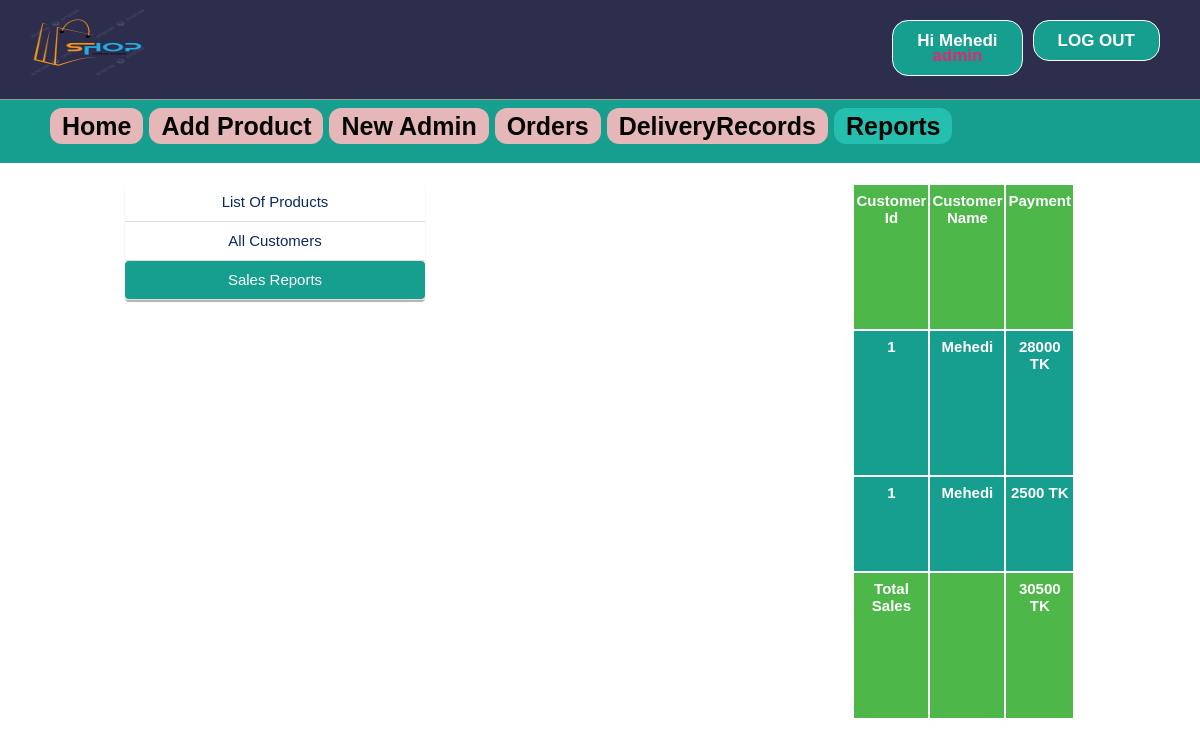
The app's page /admin/sales_report.php (signed in) with its own data.
### tables this page shows
CREATE TABLE `orders` (
  `id` int(11) NOT NULL,
  `uid` int(11) NOT NULL,
  `pid` int(11) NOT NULL,
  `quantity` int(11) NOT NULL,
  `oplace` text NOT NULL,
  `mobile` varchar(15) NOT NULL,
  `dstatus` varchar(10) NOT NULL DEFAULT 'no',
  `odate` date NOT NULL,
  `ddate` date NOT NULL,
  `delivery` varchar(30) NOT NULL
);

CREATE TABLE `user` (
  `id` int(11) NOT NULL,
  `firstName` varchar(25) NOT NULL,
  `lastName` varchar(25) NOT NULL,
  `email` varchar(100) NOT NULL,
  `mobile` varchar(20) NOT NULL,
  `address` varchar(120) NOT NULL,
  `password` varchar(100) NOT NULL,
  `confirmCode` varchar(10) NOT NULL,
  `activation` varchar(10) NOT NULL DEFAULT 'no'
);

CREATE TABLE `products` (
  `id` int(11) NOT NULL,
  `pName` varchar(100) NOT NULL,
  `price` int(11) NOT NULL,
  `piece` int(11) NOT NULL,
  `description` text NOT NULL,
  `available` int(11) NOT NULL,
  `category` varchar(100) NOT NULL,
  `type` varchar(100) NOT NULL,
  `item` varchar(100) NOT NULL,
  `pCode` varchar(20) NOT NULL,
  `picture` text NOT NULL
);

### admin/sales_report.php (the view, shortened to what this page needs)
<?php include ( "../inc/connect.inc.php" ); ?>
<?php
if (!isset($_SESSION['admin_login'])) {
	header("location: login.php");
	$user = "";
}
else {
	$user = $_SESSION['admin_login'];
	$result = mysqli_query($con, "SELECT * FROM admin WHERE id='$user'");
		$get_user_email = mysqli_fetch_assoc($result);
			$uname_db = $get_user_email['firstName'];
			$utype_db=$get_user_email['type'];
}
?>
<!doctype html>
<html>
	<head>
		<link rel="stylesheet" type="text/css" href="../css/style.css">
	</head>
	<body class="home-welcome-text" style="background-image: url(../image/homebackgrndimg2.png);">
		<div class="homepageheader">
			<div class="signinButton loginButton">
				<div class="uiloginbutton signinButton loginButton" style="margin-right: 40px;">
					<?php
						if ($user!="") {
							echo '<a style="text-decoration: none;color: #fff;" href="logout.php">LOG OUT</a>';
						}
					 ?>
				</div>
				<div class="uiloginbutton signinButton loginButton">
					<?php
						if ($user!="") {
							echo '<a style="text-decoration: none;color: #fff;" href="login.php">Hi '.$uname_db.'</br><span style="color: #de2a74">'.$utype_db.'</span></a>';
						}
						else {
							echo '<a style="text-decoration: none;color: #fff;" href="login.php">LOG IN</a>';
						}
					 ?>
				</div>
			</div>
			<div style="float: left; margin: 5px 0px 0px 23px;">
				<a href="index.php">
					<img style=" height: 75px; width: 130px;" src="../image/logo.png">
				</a>
			</div>
		</div>
		<div class="categolis">
			<table>
				<tr>
					<th>
						<a href="index.php" style="text-decoration: none;color: #040403;padding: 4px 12px;background-color: #e6b7b8;border-radius: 12px;">Home</a>
					</th>
					<th><a href="addproduct.php" style="text-decoration: none;color: #040403;padding: 4px 12px;background-color: #e6b7b8;border-radius: 12px;">Add Product</a></th>
					<th><a href="newadmin.php" style="text-decoration: none;color: #040403;padding: 4px 12px;background-color: #e6b7b8;border-radius: 12px;">New Admin</a></th>
					<th><a href="orders.php" style="text-decoration: none;color: #040403;padding: 4px 12px;background-color: #e6b7b8;border-radius: 12px;">Orders</a></th>
					<th><a href="DeliveryRecords.php" style="text-decoration: none;color:  #040403;padding: 4px 12px;background-color: #e6b7b8;border-radius: 12px;">DeliveryRecords</a></th>
					<th><a href="report.php" style="text-decoration: none;color: #040403;padding: 4px 12px;background-color: #24bfae;border-radius: 12px;">Reports</a></th>
				</tr>
			</table>
		</div>
		<div style="margin-top: 20px;">
			<div style="width: 950px; margin: 0 auto;">
				<ul>
					<li style="float: left;">
						<div class="settingsleftcontent">
							<ul>
								<ul>
								<li><?php echo '<a href="report.php" >List Of Products</a>'; ?></li>
								<li><?php echo '<a href="all_customer.php" >All Customers</a>'; ?></li>
								<li><?php echo '<a href="sales_report.php" style=" background-color: #169e8f; border-radius: 4px; color: #fff;">Sales Reports</a>'; ?></li>
							</ul>
							</ul>
						</div>
					</li>
					<li style="float: right; background-color: #fff;">
						<div>
							<table class="rightsidemenu">
								<tr style="font-weight: bold;" colspan="10" bgcolor="#4DB849">
									<th>Customer Id</th>
									<th>Customer Name</th>
									<th>Payment</th>
								</tr>
								<tr>
									<?php include ( "../inc/connect.inc.php");
									$total = 0;
									$query = "SELECT * FROM orders WHERE dstatus='yes' ORDER BY id DESC";
									$run = mysqli_query($con, $query);
									while ($row=mysqli_fetch_assoc($run)) {
										$uid = $row['uid'];
										$productId = $row['pid'];
										$quantity = $row['quantity'];
										$query1 = "SELECT * FROM user WHERE id='$uid'";
										$run1 = mysqli_query($con, $query1);
										$row1=mysqli_fetch_assoc($run1);
										$FirstName = $row1['firstName'];
										$query2 = "SELECT * FROM products WHERE id='$productId'";
										$run2 = mysqli_query($con, $query2);
										$row2=mysqli_fetch_assoc($run2);
										$pPrice = $row2['price'];
										$payment = $pPrice * $quantity;
										$total+=$payment;
									 ?>
									<th><?php echo $uid; ?></th>
									<th><?php echo $FirstName; ?></th>
									<th><?php echo $payment; ?> TK</th>
								</tr>
								<?php } ?>
								<tr style="font-weight: bold;" colspan="10" bgcolor="#4DB849">
									<th>Total Sales</th>
									<th></th>
									<th><?php echo $total; ?> TK</th>
								</tr>
							</table>
						</div>
					</li>
				</ul>
			</div>
		</div>
	</body>
</html>

### css/style.css (style rules this page uses)
html, body, div, span, applet, object, iframe, h1, h2, h3, h4, h5, h6, p, blockquote, pre, a, abbr, acronym, address, big, cite, code, del, dfn, em, img, ins, kbd, q, s, samp, small, strike, strong, sub, sup, tt, var, b, u, i, center, dl, dt, dd, ol, ul, li, fieldset, form, label, legend, table, caption, tbody, tfoot, thead, tr, th, td, article, aside, canvas, details, embed, figure, figcaption, footer, header, hgroup, menu, nav, output, ruby, section, summary, time, mark, audio, video { margin: 0; padding: 0; border: 0; font: inherit; vertical-align: baseline; box-sizing: border-box; }
body { line-height: normal; }
ol, ul { list-style: none; }
table { border-collapse: collapse; border-spacing: 0; }
* { margin: 0px; padding: 0px; }
body, button, input, label, select, td, textarea { font-family: Arial, Helvetica, tahoma,verdana,arial,sans-serif; font-size: 12px; }
body { width: 100%; position: relative; background-color: #ffffff; min-width: 1080px; }
.homepageheader { position: fixed; height: 100px; width: 100%; min-width: 980px; border-bottom: 1px solid #8E9D8E; margin: 0px; background-image: initial; background-position-x: initial; background-position-y: initial; background-size: initial; background-attachment: initial; background-origin: initial; background-clip: initial; background-color: #2d2d4d;; }
.loginButton .signinButton { color: #FFFFFF; background: #169E8F; border: 1px solid #FFFFFF; cursor: pointer; display: inline-block; font-weight: bold; line-height: 15px; padding: 12px 24px; border-radius: 16px; text-align: center; text-decoration: none; float: right; margin: 20px 0px 0px 10px; font-size: 17px; }
.categolis { line-height: 1.3; font-weight: bold; color: #fff; padding: 110px 0px 20px 50px; background-color: #169e8f; text-align: center; font-size: 25px; }
.categolis table tbody tr th { padding: 0px 6px 0px 0px; }
.rightsidemenu { float: right; text-align: center; width: 100%; margin: 0px; background-color: #169e8f; font-size: 15px; color: #fff; font-weight: bold; height: 537px; overflow: auto; }
.rightsidemenu th { margin-top: 5px; border: 2px solid; padding: 7px 2px; width: 10px; }
.settingsleftcontent { width: 300px; color: #7C7979; line-height: 1.2; padding: 0; text-align: justify; background-color: #FFFFFF; -webkit-box-shadow: 0 2px 1px 0 #B5B2B2; box-shadow: 0 2px 1px 0 #B5B2B2; border-radius: 4px; }
.settingsleftcontent ul { list-style: none; }
.settingsleftcontent ul li { list-style: none; border-bottom: 1px solid #ddd; text-align: center; }
.settingsleftcontent ul li a { clear: both; cursor: pointer; display: block; font-size: 15px; font-weight: normal; float: none; line-height: 18px; margin: 0; padding: 10px 20px; text-shadow: none; white-space: nowrap; color: #0C2860; text-decoration: none; text-align: center; }

### records on screen
orders: uid "1", user.firstName "Mehedi", products.price "28000"
orders: uid "1", user.firstName "Mehedi", products.price "2500"

### other values on screen
$uname_db "Mehedi"
$total "30500"
